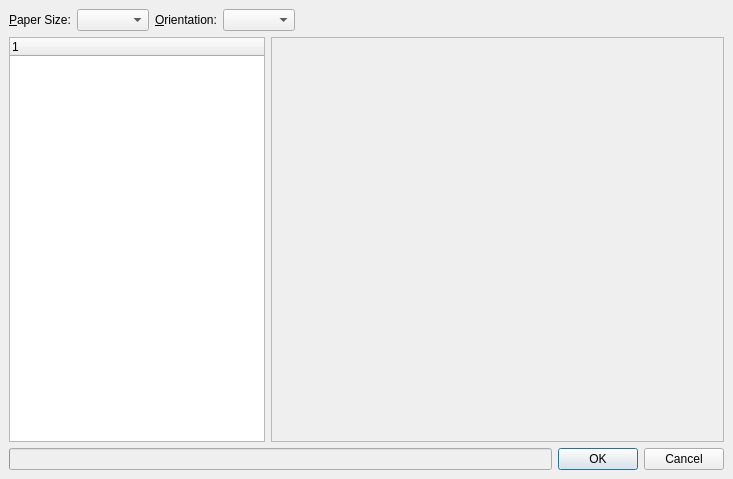
<?xml version="1.0" encoding="UTF-8"?>
<ui version="4.0">
 <class>PreviewDialogBase</class>
 <widget class="QDialog" name="PreviewDialogBase">
  <property name="geometry">
   <rect>
    <x>0</x>
    <y>0</y>
    <width>733</width>
    <height>479</height>
   </rect>
  </property>
  <property name="windowTitle">
   <string>Print Preview</string>
  </property>
  <layout class="QVBoxLayout">
   <property name="spacing">
    <number>6</number>
   </property>
   <property name="margin" stdset="0">
    <number>9</number>
   </property>
   <item>
    <layout class="QHBoxLayout">
     <property name="spacing">
      <number>6</number>
     </property>
     <property name="margin" stdset="0">
      <number>0</number>
     </property>
     <item>
      <widget class="QLabel" name="label">
       <property name="text">
        <string>&amp;Paper Size:</string>
       </property>
       <property name="buddy">
        <cstring>paperSizeCombo</cstring>
       </property>
      </widget>
     </item>
     <item>
      <widget class="QComboBox" name="paperSizeCombo">
       <property name="sizePolicy">
        <sizepolicy hsizetype="Minimum" vsizetype="Fixed">
         <horstretch>0</horstretch>
         <verstretch>0</verstretch>
        </sizepolicy>
       </property>
      </widget>
     </item>
     <item>
      <widget class="QLabel" name="label_2">
       <property name="text">
        <string>&amp;Orientation:</string>
       </property>
       <property name="buddy">
        <cstring>paperOrientationCombo</cstring>
       </property>
      </widget>
     </item>
     <item>
      <widget class="QComboBox" name="paperOrientationCombo">
       <property name="sizePolicy">
        <sizepolicy hsizetype="Minimum" vsizetype="Fixed">
         <horstretch>0</horstretch>
         <verstretch>0</verstretch>
        </sizepolicy>
       </property>
      </widget>
     </item>
     <item>
      <spacer>
       <property name="orientation">
        <enum>Qt::Orientation::Horizontal</enum>
       </property>
       <property name="sizeHint" stdset="0">
        <size>
         <width>40</width>
         <height>20</height>
        </size>
       </property>
      </spacer>
     </item>
    </layout>
   </item>
   <item>
    <layout class="QHBoxLayout">
     <property name="spacing">
      <number>6</number>
     </property>
     <property name="margin" stdset="0">
      <number>0</number>
     </property>
     <item>
      <widget class="QTreeWidget" name="pageList">
       <property name="indentation">
        <number>0</number>
       </property>
       <property name="rootIsDecorated">
        <bool>false</bool>
       </property>
       <property name="uniformRowHeights">
        <bool>true</bool>
       </property>
       <property name="itemsExpandable">
        <bool>false</bool>
       </property>
       <property name="columnCount">
        <number>1</number>
       </property>
       <column>
        <property name="text">
         <string>1</string>
        </property>
       </column>
      </widget>
     </item>
     <item>
      <widget class="QScrollArea" name="previewArea">
       <property name="sizePolicy">
        <sizepolicy hsizetype="Preferred" vsizetype="Preferred">
         <horstretch>1</horstretch>
         <verstretch>0</verstretch>
        </sizepolicy>
       </property>
      </widget>
     </item>
    </layout>
   </item>
   <item>
    <layout class="QHBoxLayout">
     <property name="spacing">
      <number>6</number>
     </property>
     <property name="margin" stdset="0">
      <number>0</number>
     </property>
     <item>
      <widget class="QProgressBar" name="progressBar">
       <property name="enabled">
        <bool>false</bool>
       </property>
       <property name="sizePolicy">
        <sizepolicy hsizetype="Expanding" vsizetype="Fixed">
         <horstretch>1</horstretch>
         <verstretch>0</verstretch>
        </sizepolicy>
       </property>
       <property name="value">
        <number>0</number>
       </property>
       <property name="textVisible">
        <bool>false</bool>
       </property>
       <property name="orientation">
        <enum>Qt::Orientation::Horizontal</enum>
       </property>
      </widget>
     </item>
     <item>
      <widget class="QDialogButtonBox" name="buttonBox">
       <property name="orientation">
        <enum>Qt::Orientation::Horizontal</enum>
       </property>
       <property name="standardButtons">
        <set>QDialogButtonBox::StandardButton::Cancel|QDialogButtonBox::StandardButton::Ok</set>
       </property>
      </widget>
     </item>
    </layout>
   </item>
  </layout>
 </widget>
 <resources/>
 <connections>
  <connection>
   <sender>buttonBox</sender>
   <signal>accepted()</signal>
   <receiver>PreviewDialogBase</receiver>
   <slot>accept()</slot>
   <hints>
    <hint type="sourcelabel">
     <x>696</x>
     <y>526</y>
    </hint>
    <hint type="destinationlabel">
     <x>677</x>
     <y>446</y>
    </hint>
   </hints>
  </connection>
  <connection>
   <sender>buttonBox</sender>
   <signal>rejected()</signal>
   <receiver>PreviewDialogBase</receiver>
   <slot>reject()</slot>
   <hints>
    <hint type="sourcelabel">
     <x>587</x>
     <y>529</y>
    </hint>
    <hint type="destinationlabel">
     <x>547</x>
     <y>448</y>
    </hint>
   </hints>
  </connection>
 </connections>
</ui>
